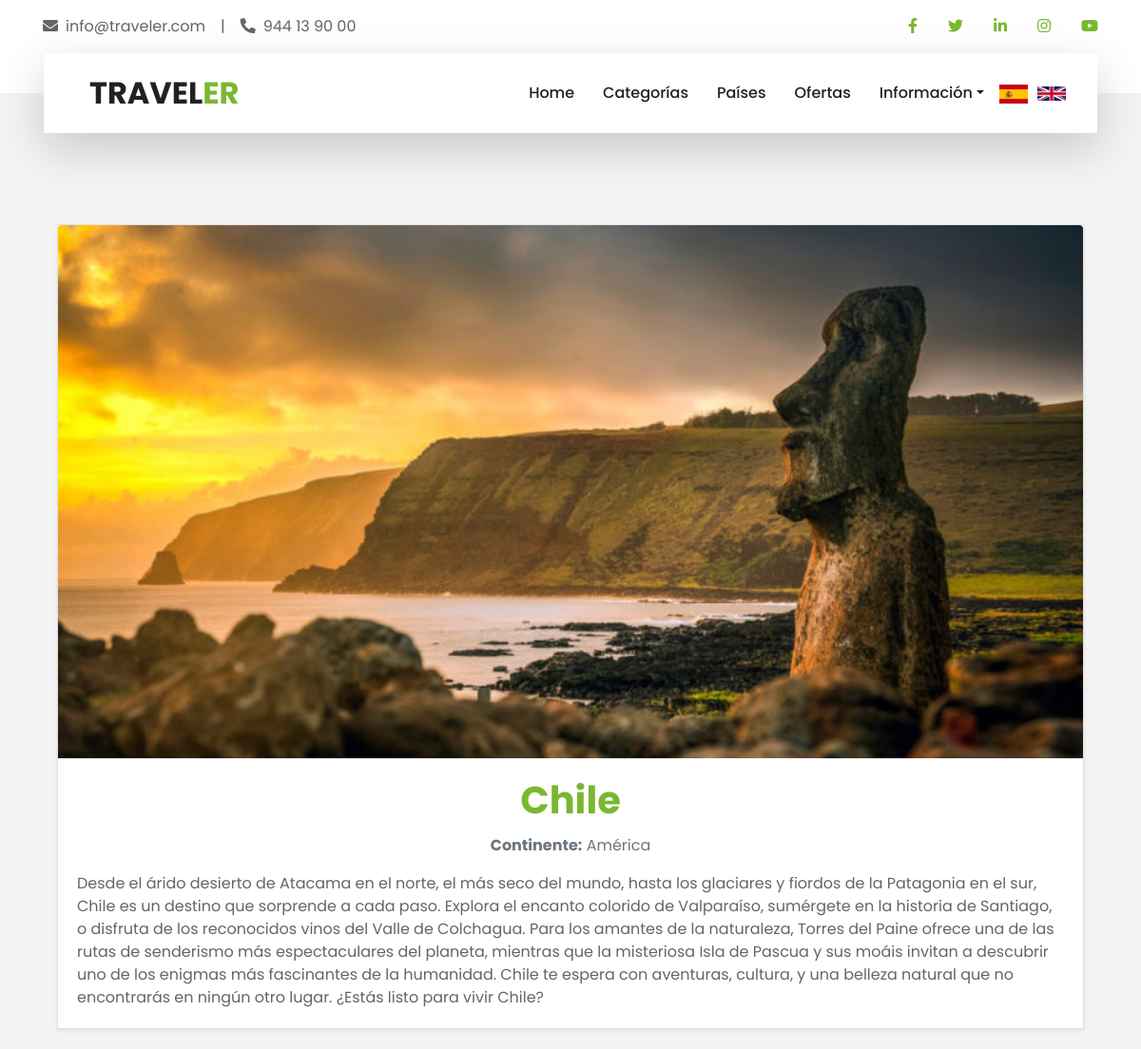
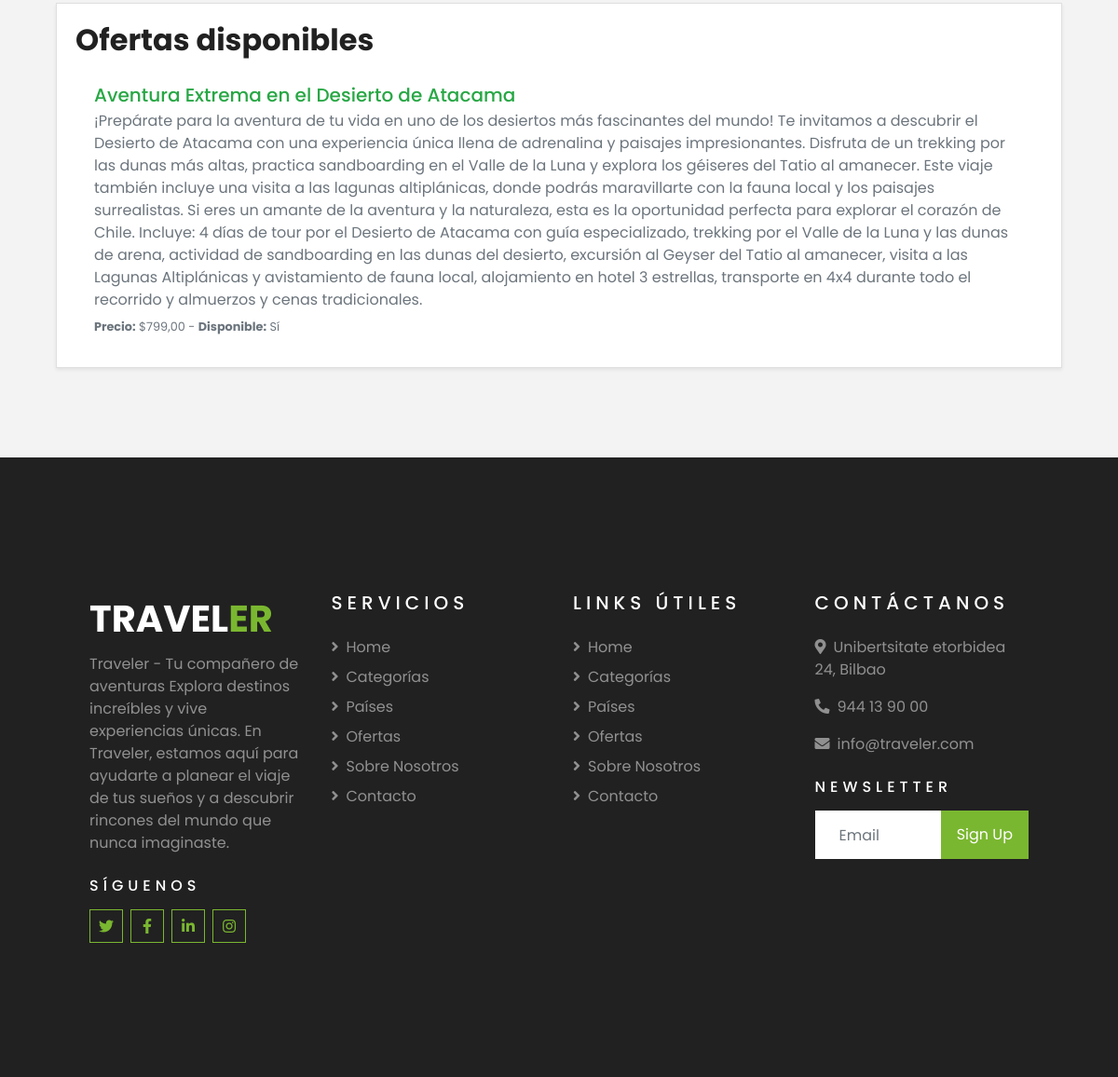
/es/paises/Chile/, run on the app's committed database (2 pictures, top to bottom).
### travelOffersApp/models.py (models this page shows, shortened)
class Pais(models.Model):
    nombre = models.CharField(primary_key=True, max_length=100)
    descripcion = models.TextField()
    continente = models.CharField(max_length=100)
    image = models.ImageField(upload_to='travelOffersApp/static/img/', blank=True, null=True)

class Oferta(models.Model):
    id_oferta = models.AutoField(primary_key=True)
    nombre = models.CharField(max_length=200)
    descripcion = models.TextField()
    precio = models.DecimalField(max_digits=10, decimal_places=2)
    fecha_inicio = models.DateField()
    fecha_fin = models.DateField()
    pais = models.ForeignKey(Pais, on_delete=models.CASCADE, related_name='ofertas')
    categorias = models.ManyToManyField(Categoria, related_name='ofertas')
    disponible = models.BooleanField(default=True)
    image = models.ImageField(upload_to='travelOffersApp/static/img/', blank=True, null=True)

### travelOffersApp/views.py (the view)
# urls.py: path('paises/<str:pk>/', views.PaisView.as_view(), name='pais'),
class PaisView(DetailView):
    model = Pais
    template_name = 'pais.html'
    context_object_name = 'pais'
    def get_object(self, queryset=None):
        return get_object_or_404(Pais, nombre=self.kwargs['pk'])
    def get_context_data(self, **kwargs):
        context = super().get_context_data(**kwargs)
        context['titulo_pais'] = _("Detalles del país")
        return context

### travelOffersApp/templates/pais.html (shortened to what this page needs)
{% extends "base.html" %}
{% load static %}
{% load i18n %}
{% block content %}
<div class="container my-5">
    <div class="card shadow-sm mb-4">
        {% if pais.image %}
            <img src="{% static pais.image.name %}" alt="{% trans pais.nombre %}" class="card-img-top img-fluid rounded-top">
        {% endif %}
        <div class="card-body">
            <h1 class="card-title text-center text-primary">
                {% trans pais.nombre %}
            </h1>
            <p class="text-center text-muted">
                <strong>{% blocktrans %}Continente:{% endblocktrans %}</strong>
                {% trans pais.continente %}
            </p>
            <p class="card-text">
                {% trans pais.descripcion %}
            </p>
        </div>
    </div>
    <div class="card shadow-sm">
        <div class="card-body">
            <h2 class="card-title text-dark mb-3">
            </h2>
            <ul class="list-group list-group-flush">
                {% for oferta in pais.ofertas.all %}
                    <li class="list-group-item">
                        <h5 class="mb-1">
                            <a href="{% url 'oferta' oferta.id_oferta %}" class="text-success">
                                {% trans oferta.nombre %}
                            </a>
                        </h5>
                        <p class="mb-1 text-muted">
                            {% trans oferta.descripcion %}
                        </p>
                        <small class="text-muted">
                            <strong>{% blocktrans %}Precio:{% endblocktrans %}</strong> ${{ oferta.precio }} -
                            <strong>{% blocktrans %}Disponible:{% endblocktrans %}</strong>
                            {% if oferta.disponible %}
                                {% trans "Sí" %}
                            {% else %}
                                {% trans "No" %}
                            {% endif %}
                        </small>
                    </li>
                {% empty %}
                    <li class="list-group-item text-center text-muted">
                        {% blocktrans %}No hay ofertas disponibles para este país.{% endblocktrans %}
                    </li>
                {% endfor %}
            </ul>
        </div>
    </div>
</div>
{% endblock %}

### data on the page
Pais: image (picture)
Oferta: precio "799,00"
